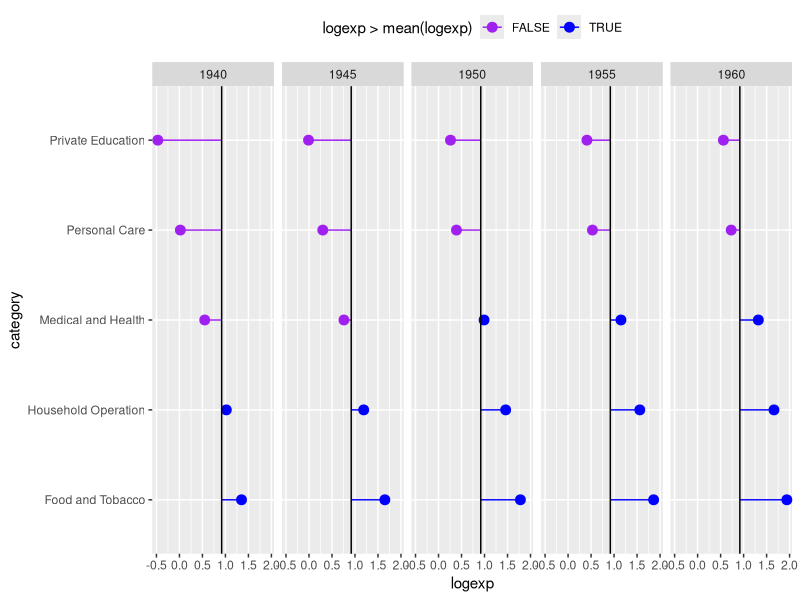

Source code (R):
## ---- chunk 1
#load &see
data <- datasets::USPersonalExpenditure
head(data)
str(data)

# transform to long form
library(reshape2)
mdata <- melt(data)  
head(mdata)

#Def. colname
colnames(mdata) <- c("category", "year", "expenditure")
head(mdata)


##transform the dollar amounts to log base 10  
logexp <- round(log10(mdata$expenditure),2)
head(logexp)
resultdata <- cbind(mdata,logexp)
##draw ggplot
library(ggplot2)
p0 <- ggplot(resultdata) +
  aes(x=logexp, y=category,color = logexp>mean(logexp))  +
  geom_point(size=rel(3)) +
  facet_grid(. ~ year) +
  geom_segment(aes(xend=logexp, yend=category, x=mean(logexp))) + 
  geom_vline(aes(xintercept=mean(logexp)))+
 scale_colour_manual(values = c("purple", "blue"))

       
p0 + theme(legend.position = 'top')




